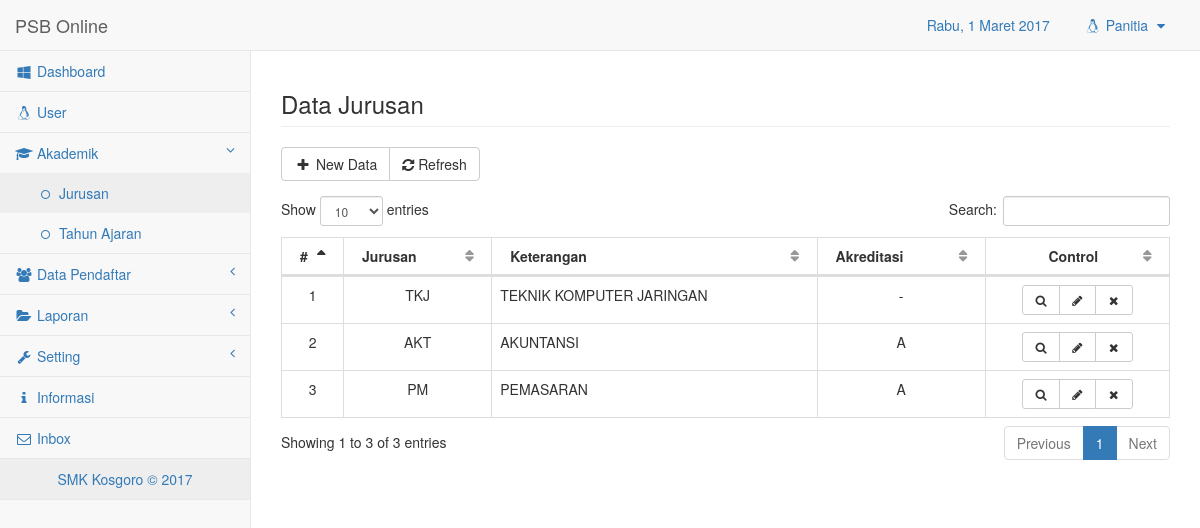
The app's page /app/admin.php?p=jurusan.view (signed in) with its own data.
### tables this page shows
CREATE TABLE `tb_jurusan` (
  `jur_id` int(10) NOT NULL,
  `jur_nama` varchar(20) NOT NULL,
  `jur_ket` varchar(50) NOT NULL,
  `jur_akre` varchar(10) NOT NULL
);

### app/modul/jurusan/view.php (the view, shortened to what this page needs)
<div class="row">
    <div class="col-lg-12">
        <h3 class="page-header">Data Jurusan</h3>
    </div>
</div>
<div class="btn-group" role="group" aria-label="...">
    <a class="btn btn-default" title="New Data" data-toggle="modal" data-target="#add" aria-hidden="true"><i class="fa fa-plus fa-fw"></i> New Data</a>
    <a href="?p=jurusan.view" title="Refresh" type="button" class="btn btn-default"><i class="fa fa-refresh"></i> Refresh</a>
</div>
<div class="row">
<div class="panel-body">
    <div class="dataTable_wrapper">
        <div class="table-responsive">
            <table class="table table-bordered table-hover" id="dataTables-example">
                <thead>
                    <tr>
                        <th style="width:7%;">#</th>
                        <th>Jurusan</th>
                        <th>Keterangan</th>
                        <th>Akreditasi</th>
                        <th style="text-align:center;">Control</th>
                    </tr>
                </thead>
                <tbody>
                    <?php
                        $sql = mysqli_query($conn, "SELECT * FROM tb_jurusan order by jur_id");
                        $no=0;
                        while ($data=mysqli_fetch_assoc($sql)) {
                        $no++;
                    ?>
                    <tr class="odd gradeX">
                        <td style="text-align:center;"><?php echo $no; ?></td>
                        <td style="text-align:center;"><?php echo $data['jur_nama']; ?></td>
                        <td ><?php echo $data['jur_ket']; ?></td>
                        <td style="text-align:center;"><?php echo $data['jur_akre']; ?></td>
                        <td style="text-align:center;">
                        <div class="btn-group" role="group" aria-label="...">
                            <a class="btn btn-default btn-sm" title="Detail Data" data-toggle="modal" data-target="#detail<?php echo $data['jur_id']; ?>"><span class="fa fa-search fa-fw" aria-hidden="true"></span></a>
                            <a class="btn btn-default btn-sm" title="Edit Data" data-toggle="modal" data-target="#edit<?php echo $data['jur_id']; ?>"><span class="fa fa-pencil fa-fw" aria-hidden="true"></span></a>
                            <a class="btn btn-default btn-sm" title="Delete Data" data-toggle="modal" data-target="#delete<?php echo $data['jur_id']; ?>" ><span class="fa fa-times fa-fw"></span></a>
                        </div>
                        </td>
                    </tr>
                    <?php
                        }
                    ?>
                </tbody>
            </table>
        </div>
    </div>

### records on screen
tb_jurusan: jur_nama "TKJ", jur_ket "TEKNIK KOMPUTER JARINGAN", jur_akre "-"
tb_jurusan: jur_nama "AKT", jur_ket "AKUNTANSI", jur_akre "A"
tb_jurusan: jur_nama "PM", jur_ket "PEMASARAN", jur_akre "A"

### other values on screen
$hari_ini "Rabu"
$_SESSION['usr_username'] "Panitia"
